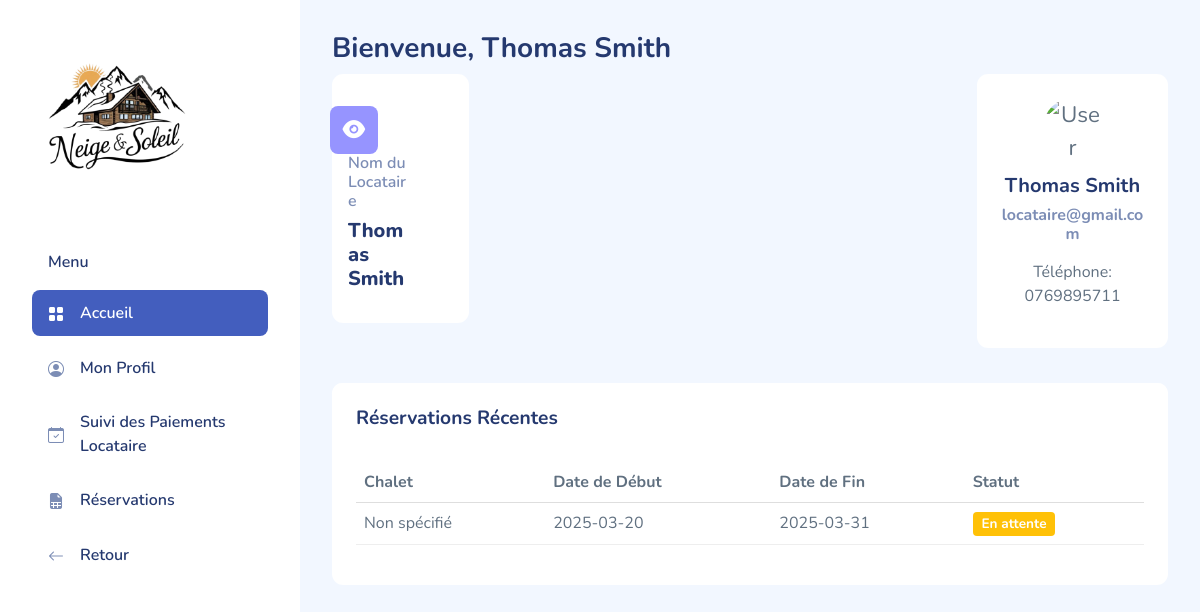
The app's page /compte/locataire/index.php (signed in) with its own data.
### tables this page shows
CREATE TABLE `locataire` (
  `IDlocataire` int(5) NOT NULL,
  `NomL` varchar(20) NOT NULL,
  `PrenomL` varchar(20) NOT NULL,
  `Adresse_email_L` varchar(50) NOT NULL,
  `PasswordL` varchar(20) NOT NULL,
  `TelephoneL` char(10) NOT NULL
);

CREATE TABLE `reservation` (
  `IDreservation` int(5) NOT NULL,
  `Date_de_finR` date NOT NULL,
  `StatutR` varchar(20) NOT NULL,
  `Date_de_debutR` date NOT NULL,
  `IDappartement` int(5) NOT NULL,
  `IDlocataire` int(5) NOT NULL
);

### compte/locataire/index.php (the view, shortened to what this page needs)
<?php
$host = '127.0.0.1';
$dbname = 'amnila';
$username = 'root';
$password = '';
try {
    $pdo = new PDO("mysql:host=$host;dbname=$dbname;charset=utf8", $username, $password, [
        PDO::ATTR_ERRMODE => PDO::ERRMODE_EXCEPTION
    ]);
} catch (PDOException $e) {
    die("La connexion à la base de données a échoué : " . $e->getMessage());
}
$IDlocataire = $_SESSION['IDlocataire'];
$reservationQuery = $pdo->prepare("
    SELECT * FROM Reservation
    WHERE IDlocataire = ?
    ORDER BY Date_de_debutR DESC
    LIMIT 5
");
$reservationQuery->execute([$IDlocataire]);
$reservations = $reservationQuery->fetchAll(PDO::FETCH_ASSOC);
$query = $pdo->prepare("SELECT * FROM locataire WHERE IDlocataire = ?");
$query->execute([$IDlocataire]);
$user = $query->fetch(PDO::FETCH_ASSOC);
$nom = $user['NomL'] ?? 'Nom non disponible';
$prenom = $user['PrenomL'] ?? 'Prénom non disponible';
$email = $user['Adresse_email_L'] ?? 'Email non disponible';
$telephone = $user['TelephoneL'] ?? 'Téléphone non disponible';
?>
<!DOCTYPE html>
<html lang="fr">
<head>
    <link rel="stylesheet" href="assets/css/bootstrap.css">
    <link rel="stylesheet" href="assets/css/app.css">
    <link rel="stylesheet" href="assets/vendors/iconly/bold.css">
    <link rel="stylesheet" href="assets/vendors/perfect-scrollbar/perfect-scrollbar.css">
    <link rel="stylesheet" href="assets/vendors/bootstrap-icons/bootstrap-icons.css">
</head>
<body>
<div id="app">
        <div id="sidebar" class="active">
            <div class="sidebar-wrapper active">
                <div class="sidebar-header">
                    <div class="d-flex justify-content-between">
                        <div class="logo">
                            <a href="index.php"><img src="assets/images/logo/logo-n&s.webp" alt="Logo" style="height:170px; width:170px;"></a>
                        </div>
                    </div>
                </div>
                <div class="sidebar-menu active">
                    <ul class="menu">
                        <li class="sidebar-title">Menu</li>
                        <li class="sidebar-item active">
                            <a href="index.php" class='sidebar-link'>
                                <i class="bi bi-grid-fill"></i>
                                <span>Accueil</span>
                            </a>
                        </li>
                        <li class="sidebar-item ">
                            <a href="profil.php" class='sidebar-link'>
                                <i class="bi bi-person-circle"></i>
                                <span>Mon Profil</span>
                            </a>
                        </li>
                        <li class="sidebar-item">
                            <a href="suivi.php" class='sidebar-link'>
                                <i class="bi bi-calendar-check"></i>
                                <span>Suivi des Paiements Locataire</span>
                            </a>
                        </li>
                        <li class="sidebar-item">
                            <a href="consultation.php" class="sidebar-link">
                                <i class="bi bi-file-earmark-spreadsheet-fill"></i>
                                <span>Réservations</span>
                            </a>
                        </li>
                        <li class="sidebar-item">
                            <a href="../../index.php" class="sidebar-link">
                                <i class="bi bi-arrow-left"></i>
                                <span>Retour</span>
                            </a>
                        </li>
                    </ul>
                </div>
            </div>
        </div>
    <div id="main">
        <header>
            <h3>Bienvenue, <?php echo htmlspecialchars($nom) . ' ' . htmlspecialchars($prenom); ?></h3>
        </header>
        <div class="page-content">
            <section class="row">
                <div class="col-12 col-lg-9">
                    <div class="row">
                        <div class="col-6 col-lg-3 col-md-6">
                            <div class="card">
                                <div class="card-body px-3 py-4-5">
                                    <div class="row">
                                        <div class="col-md-5">
                                            <div class="stats-icon purple">
                                                <i class="iconly-boldShow"></i>
                                            </div>
                                        </div>
                                        <div class="col-md-8">
                                            <h6 class="text-muted font-semibold">Nom du Locataire</h6>
                                            <h5 class="font-extrabold mb-0"><?php echo htmlspecialchars($nom) . ' ' . htmlspecialchars($prenom); ?></h5>
                                        </div>
                                    </div>
                                </div>
                            </div>
                        </div>
                    </div>
                </div>
                <div class="col-12 col-lg-3">
                    <div class="card">
                        <div class="card-body text-center">
                            <div class="avatar avatar-xl">
                                <img src="assets/images/faces/1.jpg" alt="User Avatar">
                            </div>
                            <h5 class="mt-3"><?php echo htmlspecialchars($nom) . ' ' . htmlspecialchars($prenom); ?></h5>
                            <h6 class="text-muted"><?php echo htmlspecialchars($email); ?></h6>
                            <p class="mt-3">Téléphone: <?php echo htmlspecialchars($telephone); ?></p>
                        </div>
                    </div>
                </div>
            </section>
        </div>
        <div class="page-content">
            <section class="row">
                <div class="col-12">
                    <div class="card">
                        <div class="card-header">
                            <h4>Réservations Récentes</h4>
                        </div>
                        <div class="card-body">
                            <table class="table table-hover">
                                <thead>
                                    <tr>
                                        <th>Chalet</th>
                                        <th>Date de Début</th>
                                        <th>Date de Fin</th>
                                        <th>Statut</th>
                                    </tr>
                                </thead>
                                <tbody>
                                    <?php if (empty($reservations)): ?>
                                        <tr>
                                            <td colspan="4" class="text-center">Aucune réservation trouvée.</td>
                                        </tr>
                                    <?php else: ?>
                                        <?php foreach ($reservations as $reservation): ?>
                                            <tr>
                                                <td><?php echo htmlspecialchars($reservation['chalet'] ?? 'Non spécifié'); ?></td>
                                                <td><?php echo htmlspecialchars($reservation['Date_de_debutR']); ?></td>
                                                <td><?php echo htmlspecialchars($reservation['Date_de_finR']); ?></td>
                                                <td><span class="badge <?php echo ($reservation['StatutR'] == 'confirmée') ? 'bg-success' : 'bg-warning'; ?>">
                                                    <?php echo htmlspecialchars($reservation['StatutR']); ?>
                                                </span></td>
                                            </tr>
                                        <?php endforeach; ?>
                                    <?php endif; ?>
                                </tbody>
                            </table>
                        </div>
                    </div>
                </div>
            </section>
        </div>
    </div>
</div>
</body>
</html>

### compte/locataire/assets/css/app.css (style rules this page uses)
.avatar { display:inline-flex;border-radius:50%;text-align:center;vertical-align:middle;position:relative }
.avatar img { width:32px;height:32px;border-radius:50% }
.avatar.avatar-xl .avatar-content,.avatar.avatar-xl img { width:60px;height:60px;font-size:1.4rem }
.card { margin-bottom:2.2rem;border:none }
.card .card-header { border:none }
.card .card-header h4 { font-size:1.2rem;font-weight:700 }
.card .card-header~.card-body { padding-top:0 }
.card .card-body { padding:1.5rem }
#sidebar.active .sidebar-wrapper { left:0 }
.sidebar-wrapper { width:300px;height:100vh;position:fixed;top:0;z-index:10;overflow-y:auto;background-color:#fff;bottom:0;transition:left .5s ease-out }
.sidebar-wrapper .sidebar-header { padding:2rem 2rem 1rem;font-size:2rem;font-weight:700 }
.sidebar-wrapper .sidebar-header img { height:1.2rem }
.sidebar-wrapper .menu { margin-top:2rem;padding:0 2rem;font-weight:600 }
.sidebar-wrapper .menu .sidebar-title { padding:0 1rem;margin:1.5rem 0 1rem;font-size:1rem;list-style:none;font-weight:600;color:#25396f }
.sidebar-wrapper .menu .sidebar-link { display:block;padding:.7rem 1rem;font-size:1rem;display:flex;align-items:center;border-radius:.5rem;transition:all .5s;text-decoration:none;color:#25396f }
.sidebar-wrapper .menu .sidebar-link i,.sidebar-wrapper .menu .sidebar-link svg { color:#7c8db5 }
.sidebar-wrapper .menu .sidebar-link span { margin-left:1rem }
.sidebar-wrapper .menu .sidebar-item { list-style:none;margin-top:.5rem;position:relative }
.sidebar-wrapper .menu .sidebar-item.active .sidebar-link { background-color:#435ebe }
.sidebar-wrapper .menu .sidebar-item.active .sidebar-link span { color:#fff }
.sidebar-wrapper .menu .sidebar-item.active .sidebar-link i,.sidebar-wrapper .menu .sidebar-item.active .sidebar-link svg { fill:#fff;color:#fff }
.dataTable-table td,.dataTable-table thead th,.table td,.table thead th { vertical-align:middle }
.dataTable-table:not(.table-borderless) thead th,.table:not(.table-borderless) thead th { border-bottom:1px solid #dedede!important }
.bi { width:1rem;height:1rem }
.stats-icon { width:3rem;height:3rem;border-radius:.5rem;background-color:#000;float:right;display:flex;align-items:center;justify-content:center }
.stats-icon i { color:#fff;font-size:1.7rem }
.stats-icon.purple { background-color:#9694ff }
#main { margin-left:300px;padding:2rem }
a { text-decoration:none }
.py-4-5 { padding-top:2rem!important;padding-bottom:2rem!important }
.font-semibold { font-weight:600 }
.font-extrabold { font-weight:800 }

### records on screen
locataire: NomL "Thomas", PrenomL "Smith", Adresse_email_L "locataire@gmail.com", TelephoneL "0769895711"
reservation: chalet "Non spécifié", Date_de_debutR "2025-03-20", Date_de_finR "2025-03-31", StatutR "En attente"
